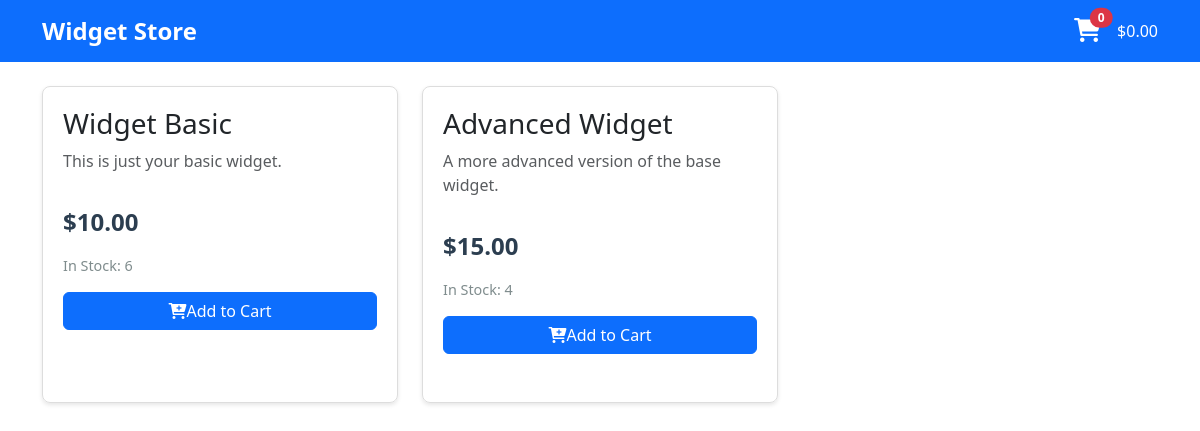
Before: / with the older database file.
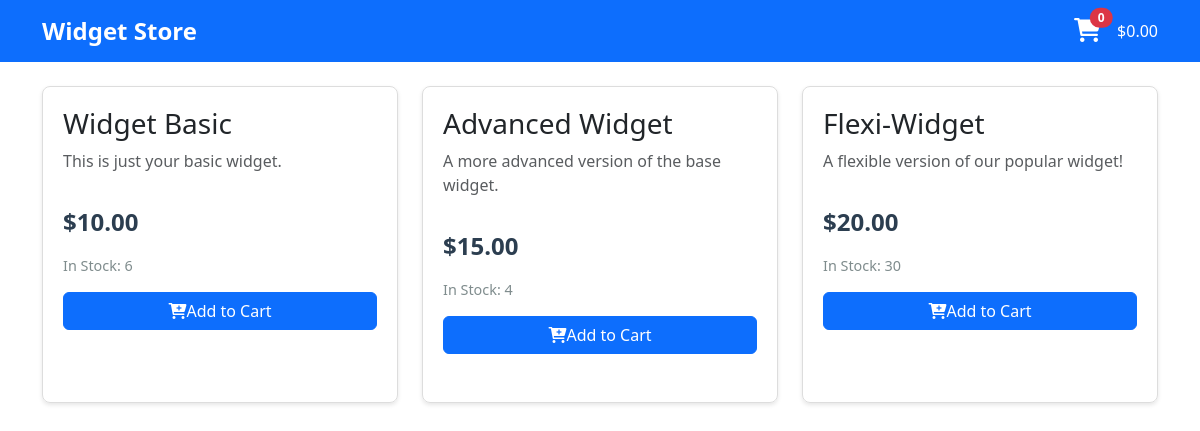
After: the same page with the newer database file.
### store/models.py (models this page shows, shortened)
class Product(models.Model):
    name = models.CharField(max_length=100)
    description = models.TextField()
    price = models.DecimalField(max_digits=10, decimal_places=2)
    stock = models.IntegerField()
    created_at = models.DateTimeField(auto_now_add=True)

### store/views.py (the view)
# urls.py: path('', views.product_list, name='product_list'),
def product_list(request):
  products = Product.objects.all()
  return render(request, 'store/product_list.html', {
    'products': products,
    'paypal_client_id': settings.PAYPAL_CLIENT_ID,
  })

### store/templates/store/product_list.html (shortened to what this page needs)
{% load static %}
<!DOCTYPE html>
<html>
  <head>
    <link
      href="https://cdn.jsdelivr.net/npm/bootstrap@5.3.2/dist/css/bootstrap.min.css"
      rel="stylesheet"
    />
    <link
      href="https://cdnjs.cloudflare.com/ajax/libs/font-awesome/6.0.0/css/all.min.css"
      rel="stylesheet"
    />
    <link href="{% static 'store/css/style.css' %}" rel="stylesheet" />
  </head>
  <body>
    <nav class="navbar navbar-expand-lg navbar-dark bg-primary mb-4">
      <div class="container">
        <a class="navbar-brand" href="/">Widget Store</a>
        <div class="ms-auto d-flex align-items-center">
          <div class="cart-icon position-relative me-3">
            <i class="fas fa-shopping-cart text-white fs-4"></i>
            <span
              class="position-absolute top-0 start-100 translate-middle badge rounded-pill bg-danger"
            >
              0
            </span>
          </div>
          <span class="text-white">$0.00</span>
        </div>
      </div>
    </nav>
    <div class="container">
      <div class="row">
        {% for product in products %}
        <div class="col-md-6 col-lg-4 mb-4">
          <div class="product-card">
            <div class="product-content">
              <h3>{{ product.name }}</h3>
              <p class="text-muted">{{ product.description }}</p>
              <div class="product-price">${{ product.price }}</div>
              <p class="stock-info">In Stock: {{ product.stock }}</p>
              <button
                class="btn btn-primary mb-2"
                onclick="addToCart({{ product.id }}, '{{ product.name }}', {{ product.price }})"
              >
                <i class="fas fa-cart-plus"></i>Add to Cart
              </button>
            </div>
          </div>
        </div>
        {% endfor %}
      </div>
    </div>
  </body>
</html>

### store/static/store/css/style.css (style rules this page uses)
.navbar-brand { font-size: 1.5em; font-weight: bold; }
.product-card { border: 1px solid #ddd; border-radius: 8px; padding: 20px; margin-bottom: 20px; box-shadow: 0 2px 4px rgba(0,0,0,0.1); transition: transform 0.2s; height: 100%; display: flex; flex-direction: column; }
.product-content { flex-grow: 1; display: flex; flex-direction: column; }
.product-price { color: #2c3e50; font-size: 1.5em; font-weight: bold; margin: 15px 0; }
.stock-info { color: #7f8c8d; font-size: 0.9em; }
.cart-icon { cursor: pointer; }

Changed rows visible on the page:
added Product: name "Flexi-Widget", description "A flexible version of our popular widget!", price "20.00", stock "30"
